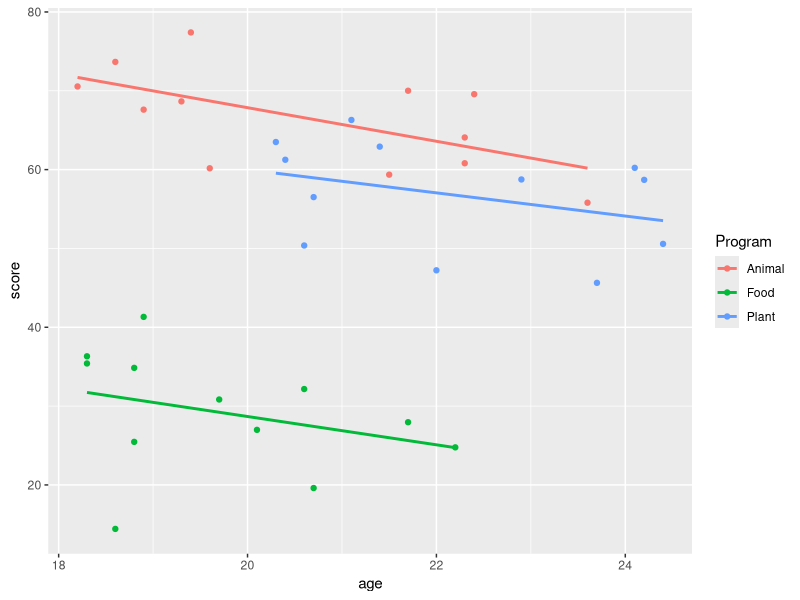
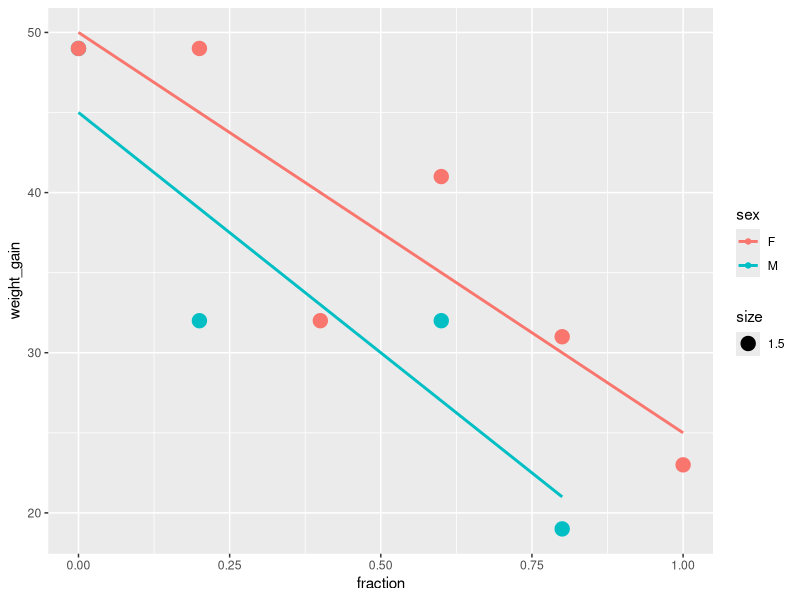

Reproduce these figures in R, in order.

# Get overview of all packages on your computer
pkgs <- rownames(installed.packages())

#if our package is missing, install it
if(!"ggplot2" %in% pkgs) install.packages("ggplot2")
if(!"car" %in% pkgs) install.packages("car")
if(!"doBy" %in% pkgs) install.packages("doBy")
if(!"multcomp" %in% pkgs) install.packages("multcomp")


# Read data into an object named teaching_data
# Check whether Program needs to be converted to a factor
teaching_data <- read.table(file = "Teaching material wur.txt", header=TRUE)
teaching_data$Program <- as.factor(teaching_data$Program)

# Visualise the data
# Create plot of score vs age
# and fit least squares regression per Program
library(ggplot2)

# define the plot, use geom_point to add the dots, 
# use stats_smooth to add regression lines without standard errors 
ggplot(data = teaching_data, aes(y=score,x=age,color=Program)) + 
  geom_point()+ 
  stat_smooth(method="lm",se=FALSE) 



# Create the ANCOVA model; note that lm (as always) decides
# on whether a variable or a covariate on whether it is coded as a factor
# or as a numerical variable

teaching.lm <- lm(score ~ Program +age, data=teaching_data)
summary(teaching.lm)

library(car) #for type 2 sum of squares
Anova(teaching.lm)



#check out the average ages per group and the overall mean age
library(doBy)
summaryBy(age ~ Program, data = teaching_data, FUN=mean)
mean(teaching_data$age)


## Post-hoc testing
library(emmeans)

emmeans(teaching.lm, specs = "Program", by = "age")


pairs(emmeans(teaching.lm, specs = "Program", by = "age"), adjust="none")

# EXERCISE 2

# Read data into an object named rats_data
rats_data <- read.table(file = "RoastedPeanuts.txt", header = TRUE)
str(rats_data)

# createa plot with least-quares fitted lines per sex 
library(ggplot2)
ggplot(rats_data, aes(x = fraction, y = weight_gain, color = sex )) +
  geom_point(aes(size = 1.5)) +                # make the dots a little larger
  geom_smooth(method = "lm", se=FALSE)


# linear model
rats.lm1 <- lm(formula = weight_gain ~ fraction * sex, data = rats_data)
summary(rats.lm1)


library(car) #for type 2 sum of squares
Anova(rats.lm1)


# reduced model
rats_reduced.lm <- lm(weight_gain ~ fraction, data = rats_data)
summary(rats_reduced.lm)
Anova(rats_reduced.lm)


# compare the models with an F-test
anova(rats_reduced.lm, rats.lm1)
